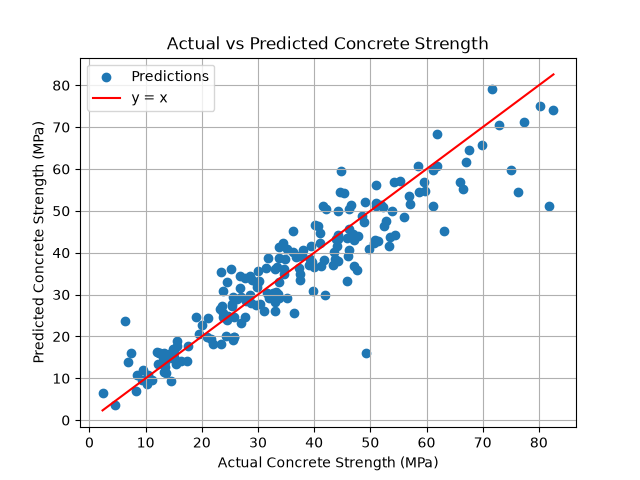

Reproduce this figure in Python.
import numpy as np
import pandas as pd
import matplotlib.pyplot as plt
from sklearn.linear_model import LinearRegression, Ridge
from sklearn.preprocessing import PolynomialFeatures, StandardScaler
from sklearn.pipeline import Pipeline
from sklearn.model_selection import train_test_split, KFold, cross_val_score, GridSearchCV
from sklearn.metrics import mean_squared_error, mean_absolute_error

# Load data and remove identical rows
concrete = pd.read_csv("concrete_strength.csv").drop_duplicates()

target = "Concrete compressive strength"
X = concrete.drop(columns=target)
y = concrete[target]

# (a) 20% test split
X_train, X_test, y_train, y_test = train_test_split(
    X, y, test_size=0.20, random_state=42
)
print("Training rows:", len(X_train))
print("Test rows:", len(X_test))

folds = KFold(n_splits=5, shuffle=True, random_state=42)
scoring = "neg_root_mean_squared_error"

# Linear baseline
linear_rmse = -cross_val_score(
    LinearRegression(), X_train, y_train, cv=folds, scoring=scoring
)
print("Linear fold RMSE:", linear_rmse.round(2))
print("Linear mean CV RMSE:", round(linear_rmse.mean(), 2))

# (b) Polynomial + scaling + Ridge, grid search
ridge_model = Pipeline([
    ("poly", PolynomialFeatures(include_bias=False)),
    ("scale", StandardScaler()),
    ("ridge", Ridge()),
])

grid = {
    "poly__degree": [1, 2, 3],
    "ridge__alpha": [0.01, 0.1, 1, 10, 100],
}

search = GridSearchCV(ridge_model, grid, cv=folds, scoring=scoring, refit=True)
search.fit(X_train, y_train)

print("Best parameters:", search.best_params_)
print("Best mean CV RMSE:", round(-search.best_score_, 2))

results = pd.DataFrame(search.cv_results_)
top_three = results.sort_values("rank_test_score").head(3)
print("Top three settings:")
print(top_three[[
    "param_poly__degree", "param_ridge__alpha",
    "rank_test_score", "mean_test_score",
]].to_string(index=False))

# (c) Test RMSE and MAE
test_predictions = search.predict(X_test)
test_rmse = np.sqrt(mean_squared_error(y_test, test_predictions))
test_mae = mean_absolute_error(y_test, test_predictions)
print("Test RMSE:", round(test_rmse, 2))
print("Test MAE:", round(test_mae, 2))

# Plot actual vs predicted with y = x line
plt.scatter(y_test, test_predictions, label="Predictions")
low = min(y_test.min(), test_predictions.min())
high = max(y_test.max(), test_predictions.max())
plt.plot([low, high], [low, high], color="red", label="y = x")
plt.xlabel("Actual Concrete Strength (MPa)")
plt.ylabel("Predicted Concrete Strength (MPa)")
plt.title("Actual vs Predicted Concrete Strength")
plt.legend()
plt.grid(True)

plt.savefig("task3_concrete.png")
plt.show()
